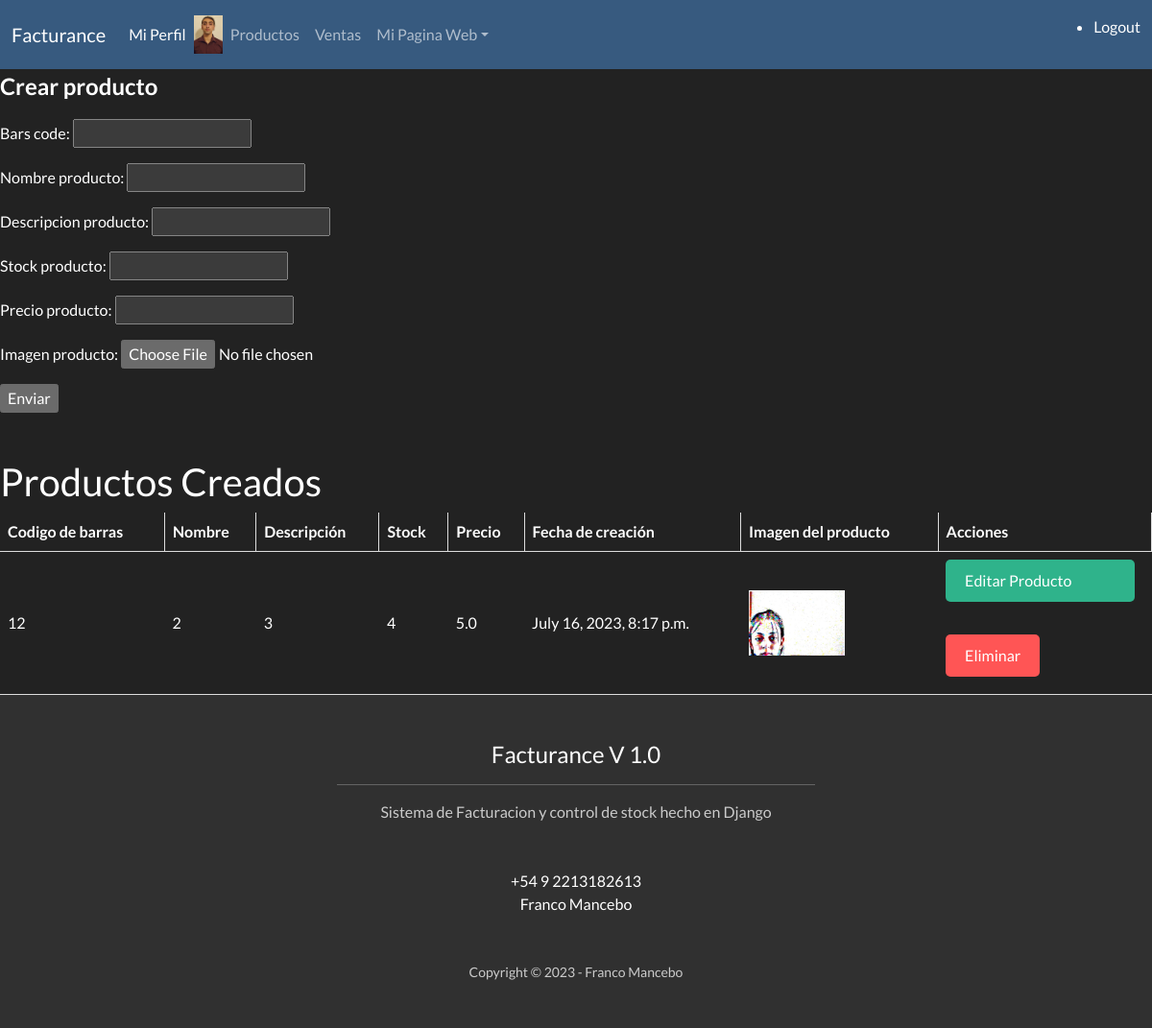
Page /productos/ (signed in) on the earlier database version.
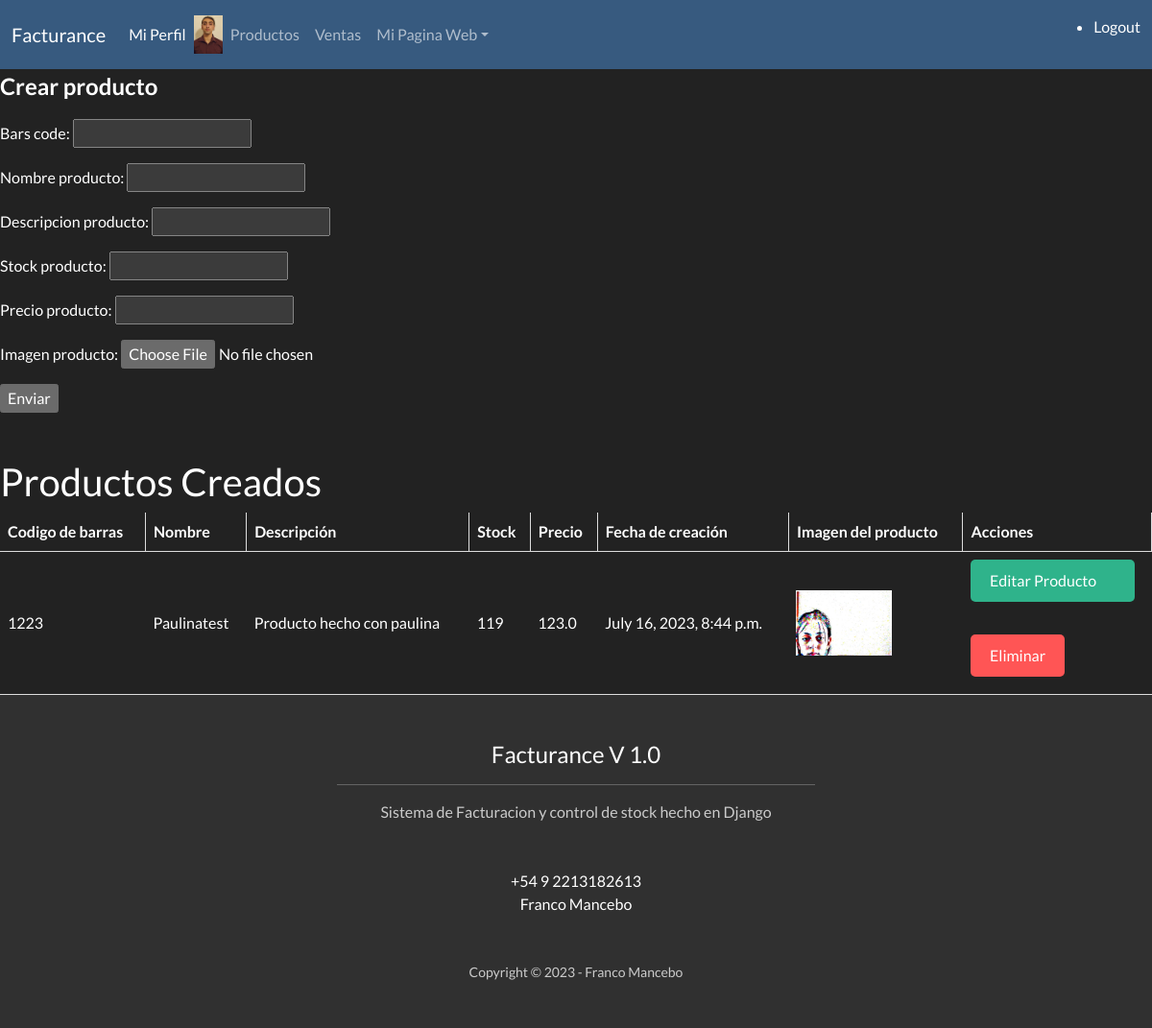
Same page on the later database version.
### App_user/models.py (models this page shows, shortened)
class Producto(models.Model):
    usuario = models.ForeignKey(
        User,
        on_delete=models.CASCADE,
        default=get_user_model()
    )
    id = models.AutoField(primary_key=True)
    bars_code = models.IntegerField(null=True, blank=True)
    nombre_producto = models.CharField(max_length=40)
    descripcion_producto = models.CharField(max_length=200)
    stock_producto = models.IntegerField()
    precio_producto = models.FloatField()
    imagen_producto = models.ImageField(upload_to='productos', blank=True, null=True)
    created_at = models.DateTimeField(default=timezone.now)

### App_user/views.py (the view, shortened to what this page needs)
# urls.py: path('productos/', views.crearProducto, name='productos'),
@login_required
def crearProducto(request):
    avatar = getAvatar(request)
    productos = Productos.objects.filter(usuario = request.user)
    miFormulario = productoForm()
    return render(request, 'App_user/productos.html', {'form': miFormulario, "avatar": avatar, "productos": productos})

### App_user/forms.py
class productoForm(forms.ModelForm):
    id = forms.IntegerField(widget=forms.HiddenInput(), required=False)
    class Meta:
        model = Producto
        fields = ['id', 'bars_code', 'nombre_producto', 'descripcion_producto', 'stock_producto', 'precio_producto', 'imagen_producto']
    def __init__(self, *args, **kwargs):
        super().__init__(*args, **kwargs)
        self.fields['imagen_producto'].required = False

### App_user/views.py (called while the page is built)
@login_required
def getAvatar(request):
    avatar = Avatar.objects.filter(user=request.user.id)
    try:
        avatar = avatar[0].image.url
    except:
        avatar = None
    return avatar

### App_user/templates/App_user/productos.html (shortened to what this page needs)
{% extends 'App_user/base.html' %}
{% load static %}
{% block metamorphosis %}
    <p style="font-size: 24px; font-weight: bold;">Crear producto</p>
    <form method="post" enctype="multipart/form-data">
        <table>
            {{ form.as_p }}
        </table>
        <input type="submit" value="Enviar">
    </form>
    <br><br>
    <h2>Productos Creados</h2>
    {% if productos %}
        <table>
            <thead>
                <tr>
                    <th>Codigo de barras</th>
                    <th>Nombre</th>
                    <th>Descripción</th>
                    <th>Stock</th>
                    <th>Precio</th>
                    <th>Fecha de creación</th>
                    <th>Imagen del producto</th>
                    <th>Acciones</th>
                </tr>
            </thead>
            <tbody>
                {% for producto in productos %}
                    <tr>
                        <td>{{ producto.bars_code }}</td>
                        <td>{{ producto.nombre_producto }}</td>
                        <td>{{ producto.descripcion_producto }}</td>
                        <td>{{ producto.stock_producto }}</td>
                        <td>{{ producto.precio_producto }}</td>
                        <td>{{ producto.created_at }}</td>
                        <td>
                            {% if producto.imagen_producto %}
                                <img src="{{ producto.imagen_producto.url }}" alt="" style="max-width: 100px; max-height: 100px">
                            {% else %}
                                <p>No hay imagen asociada</p>
                            {% endif %}
                        </td>
                        <td>
                            <a href="{% url 'editarProducto' producto.id %}" class="btn-editar">Editar Producto</a>
                            <br>
                            <form action="{% url 'borrarProducto' producto.id %}" method="post">
                                <button type="submit" class="btn-eliminar">Eliminar</button>
                            </form>
                        </td>
                    </tr>
                {% endfor %}
            </tbody>
        </table>
    {% else %}
        <p>No se han creado productos.</p>
    {% endif %}
{% endblock %}

Differences in the rows shown:
removed Producto: bars_code "12", nombre_producto "2", descripcion_producto "3", stock_producto "4", precio_producto "5.0", created_at "July 16, 2023, 8:17 p.m.", imagen_producto (picture)
added Producto: bars_code "1223", nombre_producto "Paulinatest", descripcion_producto "Producto hecho con paulina", stock_producto "119", precio_producto "123.0", created_at "July 16, 2023, 8:44 p.m.", imagen_producto (picture)
